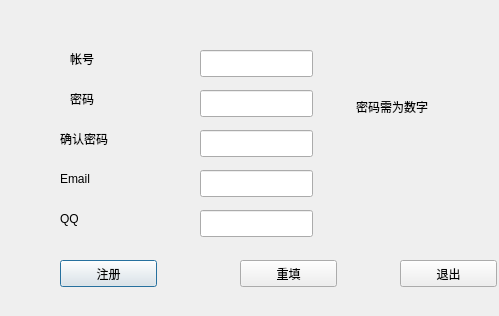
<?xml version="1.0" encoding="UTF-8"?>
<ui version="4.0">
 <class>reg</class>
 <widget class="QDialog" name="reg">
  <property name="geometry">
   <rect>
    <x>0</x>
    <y>0</y>
    <width>499</width>
    <height>316</height>
   </rect>
  </property>
  <property name="windowTitle">
   <string>Dialog</string>
  </property>
  <widget class="QLabel" name="label">
   <property name="geometry">
    <rect>
     <x>70</x>
     <y>50</y>
     <width>67</width>
     <height>17</height>
    </rect>
   </property>
   <property name="text">
    <string>帐号</string>
   </property>
  </widget>
  <widget class="QLabel" name="label_2">
   <property name="geometry">
    <rect>
     <x>70</x>
     <y>90</y>
     <width>67</width>
     <height>17</height>
    </rect>
   </property>
   <property name="text">
    <string>密码</string>
   </property>
  </widget>
  <widget class="QLabel" name="label_3">
   <property name="geometry">
    <rect>
     <x>60</x>
     <y>130</y>
     <width>67</width>
     <height>17</height>
    </rect>
   </property>
   <property name="text">
    <string>确认密码</string>
   </property>
  </widget>
  <widget class="QLabel" name="label_4">
   <property name="geometry">
    <rect>
     <x>60</x>
     <y>170</y>
     <width>67</width>
     <height>17</height>
    </rect>
   </property>
   <property name="text">
    <string>Email</string>
   </property>
  </widget>
  <widget class="QLabel" name="label_5">
   <property name="geometry">
    <rect>
     <x>60</x>
     <y>210</y>
     <width>67</width>
     <height>17</height>
    </rect>
   </property>
   <property name="text">
    <string>QQ</string>
   </property>
  </widget>
  <widget class="QLineEdit" name="logIdLE">
   <property name="geometry">
    <rect>
     <x>200</x>
     <y>50</y>
     <width>113</width>
     <height>27</height>
    </rect>
   </property>
  </widget>
  <widget class="QLineEdit" name="logPwdLE">
   <property name="geometry">
    <rect>
     <x>200</x>
     <y>90</y>
     <width>113</width>
     <height>27</height>
    </rect>
   </property>
  </widget>
  <widget class="QLineEdit" name="logPwdSure">
   <property name="geometry">
    <rect>
     <x>200</x>
     <y>130</y>
     <width>113</width>
     <height>27</height>
    </rect>
   </property>
  </widget>
  <widget class="QLineEdit" name="emailLE">
   <property name="geometry">
    <rect>
     <x>200</x>
     <y>170</y>
     <width>113</width>
     <height>27</height>
    </rect>
   </property>
  </widget>
  <widget class="QLineEdit" name="qqLE">
   <property name="geometry">
    <rect>
     <x>200</x>
     <y>210</y>
     <width>113</width>
     <height>27</height>
    </rect>
   </property>
  </widget>
  <widget class="QLabel" name="label_6">
   <property name="geometry">
    <rect>
     <x>356</x>
     <y>96</y>
     <width>101</width>
     <height>21</height>
    </rect>
   </property>
   <property name="text">
    <string>密码需为数字</string>
   </property>
  </widget>
  <widget class="QPushButton" name="sumBtn">
   <property name="geometry">
    <rect>
     <x>60</x>
     <y>260</y>
     <width>97</width>
     <height>27</height>
    </rect>
   </property>
   <property name="text">
    <string>注册</string>
   </property>
  </widget>
  <widget class="QPushButton" name="clearBtn">
   <property name="geometry">
    <rect>
     <x>240</x>
     <y>260</y>
     <width>97</width>
     <height>27</height>
    </rect>
   </property>
   <property name="text">
    <string>重填</string>
   </property>
  </widget>
  <widget class="QPushButton" name="exitBtn">
   <property name="geometry">
    <rect>
     <x>400</x>
     <y>260</y>
     <width>97</width>
     <height>27</height>
    </rect>
   </property>
   <property name="text">
    <string>退出</string>
   </property>
  </widget>
 </widget>
 <resources/>
 <connections/>
</ui>
